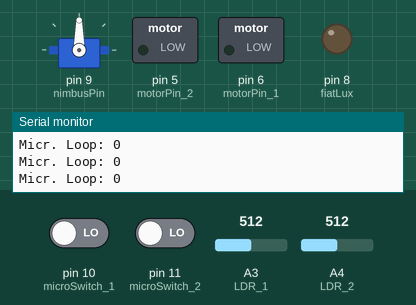
Recording of a sketch running on a simulated Arduino Uno, built with avr-gcc and run on an emulated ATmega328P. On the bench: servo, switched loads named in the sketch (green lamp = pin HIGH), output pins drawn as LEDs (lit = HIGH), the last lines printed to the serial monitor. The test bench sets the inputs (shaded band); at power-on: pin 10 (microSwitch_1) LOW, pin 11 (microSwitch_2) LOW, A3 (LDR_1) = 512, A4 (LDR_2) = 512.

Above: at 1.5 s.
1.6 s: pin 10 (microSwitch_1) driven HIGH and pin 11 (microSwitch_2) driven HIGH
At 2.8 s:
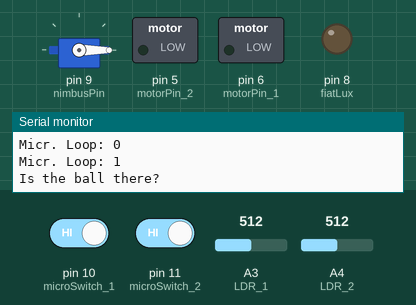
3.1 s: A3 (LDR_1) set to 523
4.8 s: A3 (LDR_1) set to 549
At 6.1 s:
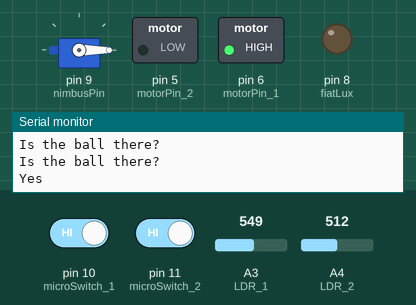
Timing chart, 0 to 7.8 s (numbered marks = the images above; inputs shaded):
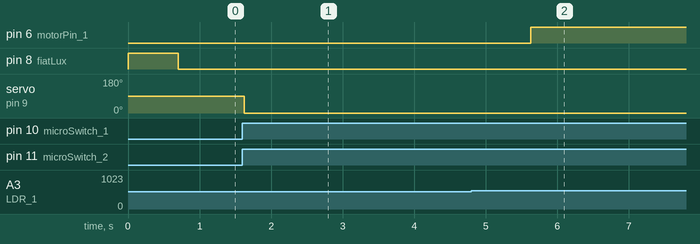

The sketch:

Feb13_Many_Components.ino
```cpp
/*

  I solemnly swear I am up to no good

  Saima Ali
  EngSci 1T7

*/

#include <Servo.h>

const int microSwitch_1 = 10;
const int microSwitch_2 = 11;

const int motorPin_1 = 6;
const int motorPin_2 = 5;

const int fiatLux = 8; // this should not be in this scope, bad memory management

const int LDR_1 = A3;
const int LDR_2 = A4;

const int nimbusPin = 9;
Servo nimbus;
int magicAngle = 0;

int LDRinit_1 = 0;
int LDRinit_2 = 0;

int increment = 20;


void setup () {
  Serial.begin( 9600 );

  pinMode( microSwitch_1, INPUT );
  pinMode( microSwitch_2, INPUT );

  pinMode( motorPin_1, OUTPUT );
  pinMode( motorPin_2, OUTPUT );

  pinMode( fiatLux, OUTPUT );
  nimbus.attach( nimbusPin );

  LDRinit_1 = analogRead( LDR_1 );
  LDRinit_2 = analogRead( LDR_2 );

  digitalWrite( fiatLux, HIGH ); // calibration done, LED lights up


  delay( 700 );
  digitalWrite( fiatLux, LOW );


  // Detect hopper presence from 2 microswitches
  byte microSwitch_Go = microSwitch_State( microSwitch_1, microSwitch_2 );
  Serial.print( "Micr. rnd 1:" );
  Serial.println( microSwitch_Go );

  while ( !microSwitch_Go ) {
    microSwitch_Go = microSwitch_State( microSwitch_1, microSwitch_2 );
    Serial.print( "Micr. Loop: " );
    Serial.println( microSwitch_Go );
    delay( 10 );
  }

}

void loop () {

  // Now microswitch says Go
  // Actuate servo motor
  nimbus.write( magicAngle ); // only tilts for now
  delay( 1000 );
  nimbus.write( 0 );

  Serial.println( "Is the ball there?" );

  // Check if the ball is there with LDR_1
  int LDRvalue_1 = analogRead( LDR_1 );
  if( LDRvalue_1 < ( LDRinit_1 + increment )) {
	delay( 1000 ); // wait a second -- need to calculate approximate time for ball to fall through
	LDRvalue_1 = analogRead( LDR_1 );
  }

  //actuate DC motor if ball is there

  if( LDRvalue_1 > ( LDRinit_1 + increment ) ) {
     Serial.println( "Yes" );
    analogWrite(motorPin_1, 255); //turn the motor to lift the ball
    analogWrite(motorPin_2, 0); //same thing, just turning the motor

    int LDRvalue_2 = analogRead( LDR_2 );

    while( LDRvalue_2 < ( LDRinit_2 + increment ) ) { //top
      delay( 20 );
      LDRvalue_2 = analogRead( LDR_2 );
     }

    //reached the top
    analogWrite( motorPin_1, 0 ); //stop
    delay( 3000 ); // 3s pause
    analogWrite( motorPin_2, 255 ); // reverse

    delay( 5000 );// 5s until it reaches the bottom? do we need a stepper?
	analogWrite( motorPin_2, 0 ); // stop

  /*} else { // haven't secured the ball
	nimbus.write( magicAngle ); //tilt again to try
  }*/

  //haven't secured the ball, try again

  } /*else { // haven't secured the ball
	nimbus.write( magicAngle ); //tilt again to try
        delay( 1000 );
        nimbus.write( 0 );
  }*/


}

byte microSwitch_State ( int pin_1, int pin_2 ) {
  byte pin_1_val = digitalRead( pin_1 );
  byte pin_2_val = digitalRead( pin_2 );
  return ( pin_1_val && pin_2_val ); // are both the microwitches pressed?
}


/*

  Mischief ( hopefully ) managed

*/
```

Measured:
- the behaviour switches between 532 and 533 on A3 (LDR_1) (found by bisection; images 1 and 2)
- after the input at 1.6 s, servo on pin 9 (nimbusPin): 90° → 0° at once
- after the input at 4.8 s, pin 6 (motorPin_1): LOW → HIGH after 0.83 s
